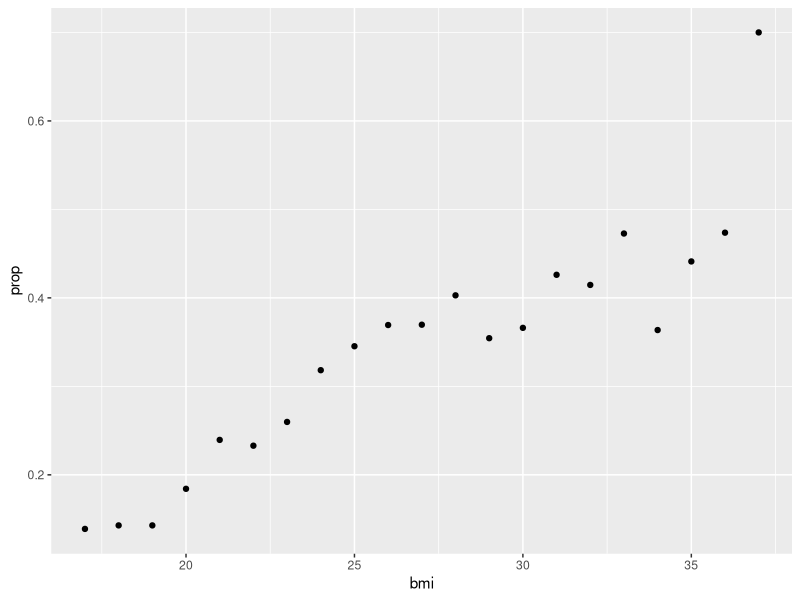
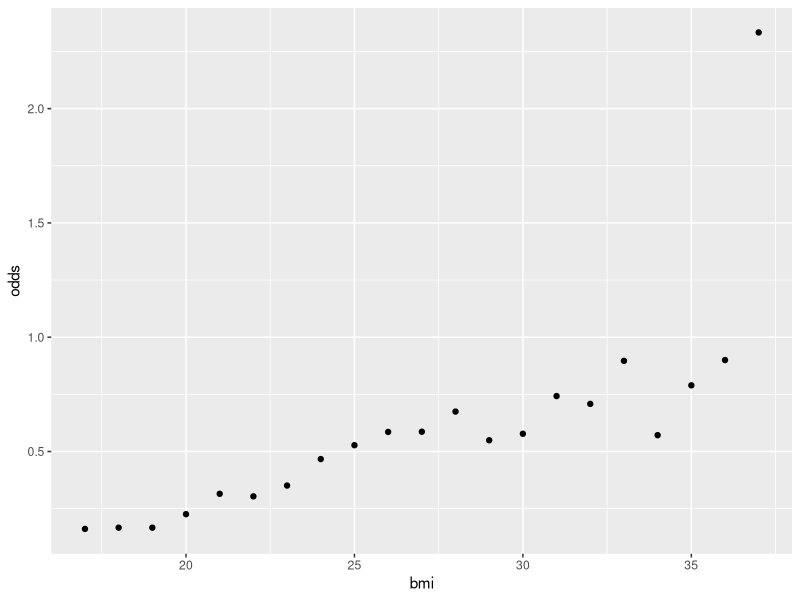
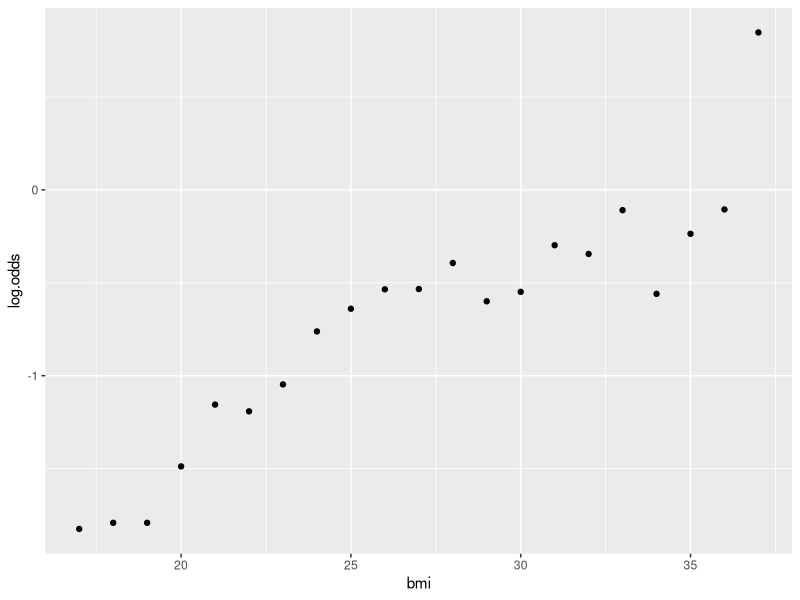
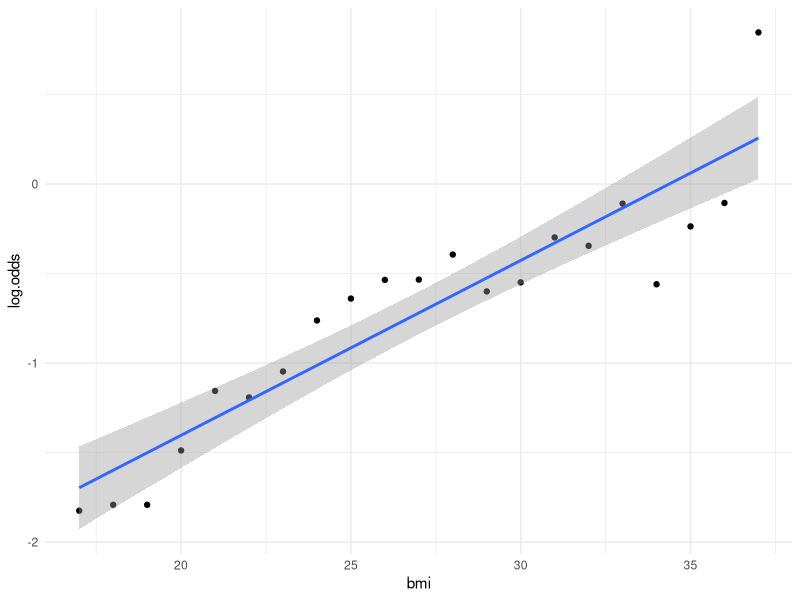

The R script that drew these images, in order:
## ---- chunk 1
knitr::opts_chunk$set(echo = TRUE)
library(tidyverse)
library(knitr)
## ---- chunk 2
cancerprev <- read.csv("cancerprev.csv")
cancerprev <- cancerprev %>%
  mutate(LongTerm.Smoker = yrssmoke >= 10)
xtabs(~LongTerm.Smoker + cancer, data=cancerprev)
## ---- chunk 3
framingham <- read.table("framingham.txt", header=TRUE)
head(framingham)
## ---- chunk 4
framingham <- framingham %>%
  mutate(BMI.Category = case_when(bmi < 18.5 ~ "Underweight",
                                  bmi <= 24.9 ~ "Normal weight",
                                  bmi <= 29.9 ~ "Overweight",
                                  bmi >= 30 ~ "Obese"))
xtabs(~ BMI.Category + chdfate, data=framingham)
## ---- chunk 5
# Underweight
8/63

# Normal Weight
530/1609

# Overweight
681/1171

# Obese
246/350
## ---- chunk 6
(530/1609)/(8/63)
## ---- chunk 7
# Obese vs. overweight
(246/350)/(681/1171)

# Obese vs. normal weight
(246/350)/(530/1609)

# Obese vs. underweight
(246/350)/(8/63)
## ---- chunk 8
heart.agg <- framingham %>%
  mutate(bmi = floor(bmi) ) %>%
  group_by(bmi) %>%
  filter(n() > 15) %>%
  summarize(prop = mean(chdfate))
## ---- chunk 9
ggplot(data=heart.agg, aes(x = bmi, y = prop)) + geom_point()
## ---- chunk 10
heart.agg <- heart.agg %>%
  mutate(odds = (prop / (1-prop)))
  
ggplot(data=heart.agg, aes(x = bmi, y = odds)) + geom_point() 
## ---- chunk 11
heart.agg <- heart.agg %>%
  mutate(log.odds = log(odds))
  
ggplot(data=heart.agg, aes(x = bmi, y = log.odds)) + geom_point() 
## ---- chunk 12
ggplot(heart.agg, aes(x=bmi, y=log.odds)) + 
  geom_point() + 
  geom_smooth(method="lm") + 
  theme_minimal()
## ---- chunk 13
heart.agg <- heart.agg %>%
  mutate(logisticlog.odds = ((exp(log.odds)) / (1 - exp(log.odds))))

value <- data.frame(BMI=c(28.5)) 
# predict(heart.agg, value, interval="pred")
## ---- chunk 14
fake_data <- data.frame(bmi=seq(0, 70, 0.1) )
